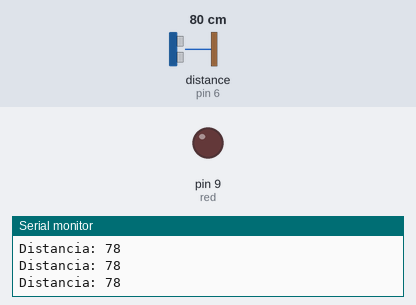
Recording of a sketch running on a simulated Arduino Uno, built with avr-gcc and run on an emulated ATmega328P. Parts: output pins drawn as LEDs (lit = HIGH), the last lines printed to the serial monitor. Wiring (inferred from the names in the program): ultrasonic range finder: trigger pin 2; echo pin 6. Inputs (shaded band) come from the test bench; at power-on: distance to the obstacle (sensor on pin 6) 80 cm. The echo pulse lasts 58.3 µs per cm; pins used as bus, display or sensor lines are not drawn.

Above: at 1.2 s.
1.3 s: distance to the obstacle (sensor on pin 6) set to 30 cm
4.3 s: distance to the obstacle (sensor on pin 6) set to 23 cm
At 4.9 s:
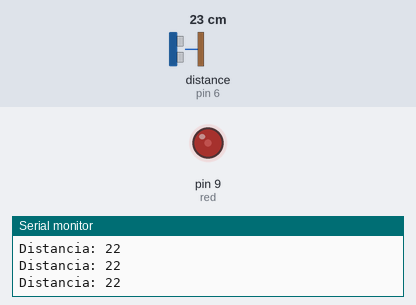
5.8 s: distance to the obstacle (sensor on pin 6) set to 13 cm
8.8 s: distance to the obstacle (sensor on pin 6) set to 10 cm
At 9.2 s:
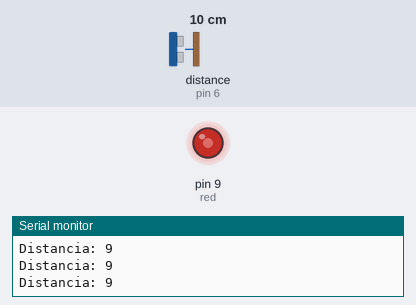
10.3 s: distance to the obstacle (sensor on pin 6) set to 8 cm
13.3 s: distance to the obstacle (sensor on pin 6) set to 5 cm
At 13.6 s:
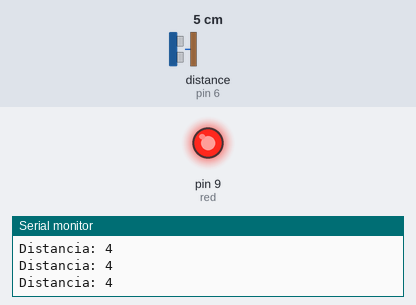
Timing chart, 0 to 15.8 s (numbered marks = the images above; inputs shaded):
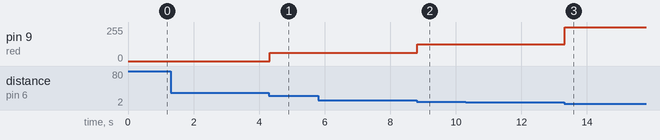

The sketch:

TP1EJ9.ino
```cpp
/* 9. Varié la intensidad lumínica del rgb (en su color rojo) de acuerdo a la distancia de los objetos que están delante del hc sr04 de acuerdo
 al siguiente criterio si está a menos de 5 cm rojo intenso, a menos de 10 rojo medio, a menos de 25 rojo tenue y más de 25 apagado. */


void setup() {
  Serial.begin(9600);
  pinMode(9, OUTPUT);//red
  pinMode(6, INPUT);//echo
  pinMode(2, OUTPUT);//trig
}

void loop() {
  digitalWrite(2, LOW);
  delayMicroseconds(100);
  digitalWrite(2, HIGH);
  delayMicroseconds(200);
  digitalWrite(2, LOW);

  int duration = pulseIn(6, HIGH);
  int cm= duration*0.034/2;
  Serial.print("Distancia: ");
  Serial.print(cm);
  Serial.println(' ');
  encender(cm);
}

void encender(int cm){
    if (cm<=5){
      analogWrite(9, 255);
    }
    if ((cm>5) && (cm<=10)){
      analogWrite(9, 127);
    }
    if ((cm>10) && (cm<=25)){
      analogWrite(9, 63);
    }
    if (cm>25){
      analogWrite(9, 0);
   }
}
```

Measured:
- the behaviour switches between 27 and 26 cm on distance to the obstacle (sensor on pin 6) (found by bisection; images 0 and 1)
- the behaviour switches between 12 and 11 cm on distance to the obstacle (sensor on pin 6) (found by bisection; images 1 and 2)
- the behaviour switches between 7 and 6 cm on distance to the obstacle (sensor on pin 6) (found by bisection; images 2 and 3)
- after the input at 4.3 s, pin 9 (red): 0/255 → 63/255 at once
- after the input at 8.8 s, pin 9 (red): 63/255 → 127/255 at once
- after the input at 13.3 s, pin 9 (red): 127/255 → 255/255 at once
